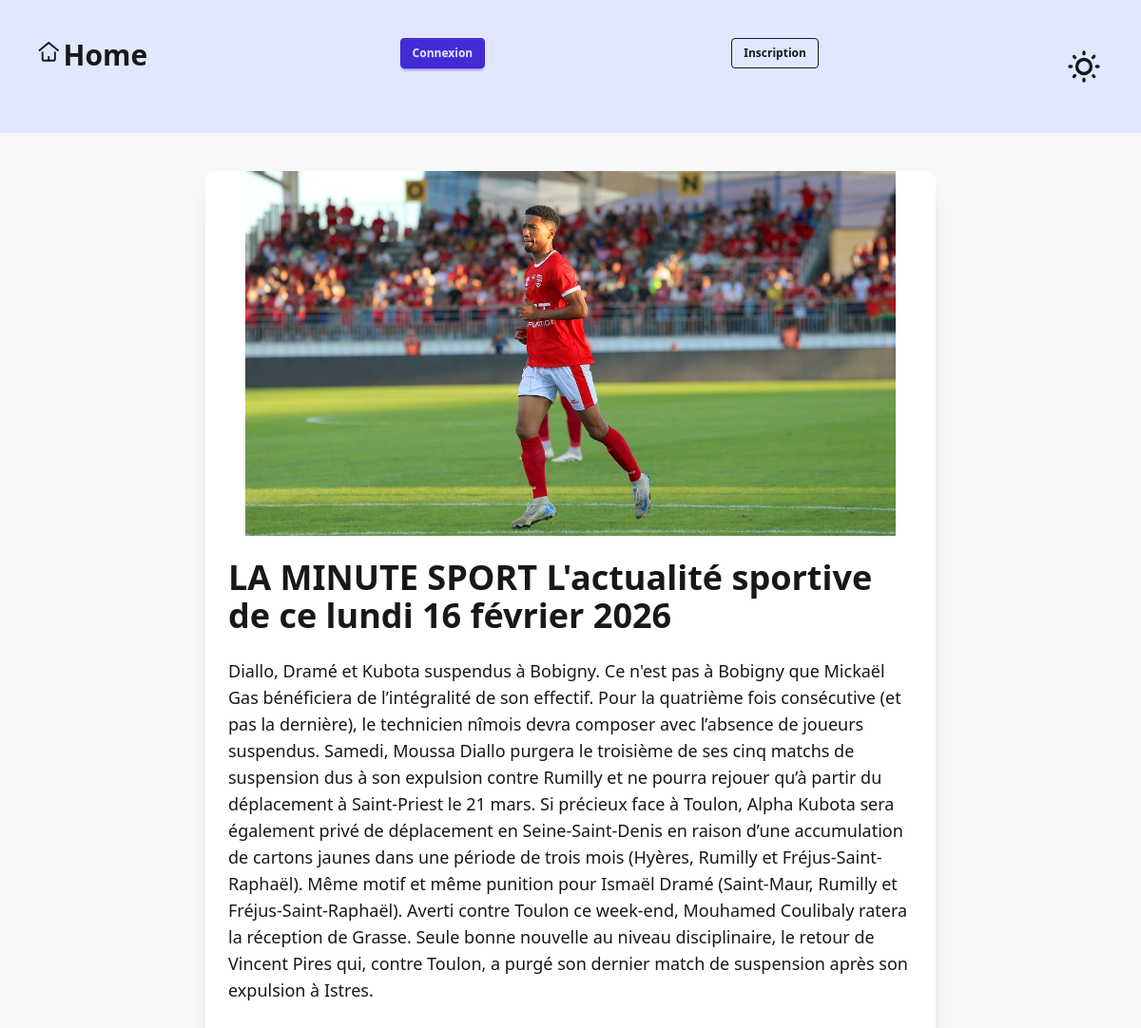
The app's page /detail/la-minute-sport-lactualite-sportive-de-ce-lundi-16-fevrier-2026/ with its own data.
### blog/models.py (models this page shows, shortened)
class Article(models.Model):
    titre = models.CharField(max_length=200)
    slug = models.SlugField(unique=True)
    views = models.PositiveIntegerField(default=0)
    description = models.TextField()
    resume_desc = models.TextField(blank=True)
    image = models.ImageField(upload_to='articles', blank=True, null=True)
    auteur = models.ForeignKey(User, on_delete=models.CASCADE)
    publie = models.BooleanField(default=True)
    date_creation = models.DateTimeField(auto_now_add=True)
    date_modif = models.DateTimeField(auto_now=True)
    def save(self, *args, **kwargs):
        super().save(*args, **kwargs)
    """
    Compare uniquement la date (jour/mois/année)
    Donc les microsecondes ne posent plus problème.
    """

### blog/views.py (the view)
# urls.py: path('detail/<slug:slug>/', views.detail_article, name='detail_article'),
def detail_article(request, slug):
    article = get_object_or_404(Article, slug=slug, publie=True)
    ip = get_client_ip(request)
    session_key = f"viewed_{article.id}"
    if request.user != article.auteur:
        already_viewed_session = request.session.get(session_key)
        already_viewed_ip = ArticleView.objects.filter(
            article=article,
            ip_address=ip
        ).exists()
        if not already_viewed_session and not already_viewed_ip:
            ArticleView.objects.create(
                article=article,
                ip_address=ip
            )
            article.views += 1
            article.save(update_fields=['views'])
            request.session[session_key] = True
    date1 = article.date_creation.strftime("%d/%m/%Y")
    date2 = article.date_modif.strftime("%d/%m/%Y")
    return render(request, 'blog/detail.html', {
        'article': article,
        'date1': date1,
        'date2': date2
    })

### blog/views.py (called while the page is built)
def get_client_ip(request):
    x_forwarded = request.META.get('HTTP_X_FORWARDED_FOR')
    if x_forwarded:
        return x_forwarded.split(',')[0]
    return request.META.get('REMOTE_ADDR')

### blog/templates/blog/detail.html (shortened to what this page needs)
{% extends 'base.html' %}
{% block content %}
<div class="min-h-screen flex justify-center py-10 bg-base-200">
  <div class="card w-full max-w-3xl bg-base-100 shadow-xl">
    <figure class="relative">
      <img
        src="{% if article.image %}{{ article.image.url }}{% else %}https://encrypted-tbn0.gstatic.com/images?q=tbn:ANd9GcR3TXTxHxOkvA3GQiZfsObHbecQPPzsxl0GWw&s{% endif %}"
        alt="{{ article.titre }}"
        class="w-full h-auto max-h-96 object-contain rounded-t-xl"
      >
    </figure>
    <div class="card-body">
      <h1 class="card-title text-3xl md:text-4xl font-bold mb-4">
        {{ article.titre }}
      </h1>
      <p class="text-base md:text-lg text-base-content mb-6">
        {{ article.description }}
      </p>
    </div>
  </div>
</div>
{% endblock %}

### templates/base.html (shortened to what this page needs)
<!DOCTYPE html>
<html data-theme="light">
<head>
    {% load static %}
    <!-- {% load static %}
    <link rel="stylesheet" href="{% static 'css/home.css' %}">
    <link rel="stylesheet" href="{% static 'css/detail.css' %}">
    <link rel="stylesheet" href="{% static 'css/dashbord.css' %}">
    <link rel="stylesheet" href="{% static 'css/edit.css' %}"> -->
    <link href="https://cdn.jsdelivr.net/npm/daisyui@5" rel="stylesheet" type="text/css" />
    <script src="https://cdn.jsdelivr.net/npm/@tailwindcss/browser@4"></script>
    <link href="https://cdn.jsdelivr.net/npm/daisyui@5/themes.css" rel="stylesheet" type="text/css" />
</head>
<body class=" ">
<header class="flex w-full justify-between flex-col p-10 bg-primary-content sm:flex-row">
    <a href="{% url 'blog:home' %}" class="flex">
        <h1 class="size-[2em] w-full text-3xl font-roboto font-bold ">Home</h1>
    </a>
    {% if user.is_authenticated %}
    <form method="post" action="{% url 'blog:logout' %}">
      {% csrf_token %}
      <button type="submit" class="btn btn-outline btn-sm mb-5">Déconnexion</button>
    </form>
    {% else %}
        <a href="{% url 'blog:login' %}" class="btn btn-primary btn-sm mb-5">Connexion</a>
        <a href="{% url 'blog:signup' %}" class="btn btn-outline btn-sm">Inscription</a>
    {% endif %}
<label class="swap swap-rotate">
    <input type="checkbox" id="theme-toggle" class="theme-controller" value="synthwave" />
</label>
</header>
<main>
    {% block content %}
    {% endblock %}
</main>
</body>
</html>

### records on screen
Article: image (picture), titre "LA MINUTE SPORT L'actualité sportive de ce lundi 16 février 2026", description "Diallo, Dramé et Kubota suspendus à Bobigny. Ce n'est pas à Bobigny que Mickaël Gas bénéficiera de l’intégralité de son effectif. Pour la quatrième fois consécutive (et pas la dernière), le technicien nîmois devra composer avec l’absence de joueurs suspendus. Samedi, Moussa Diallo purgera le troisième de ses cinq matchs de suspension dus à son expulsion contre Rumilly et ne pourra rejouer qu’à partir du déplacement à Saint-Priest le 21 mars. Si précieux face à Toulon, Alpha Kubota sera également privé de déplacement en Seine-Saint-Denis en raison d’une accumulation de cartons jaunes dans une période de trois mois (Hyères, Rumilly et Fréjus-Saint-Raphaël). Même motif et même punition pour…"
